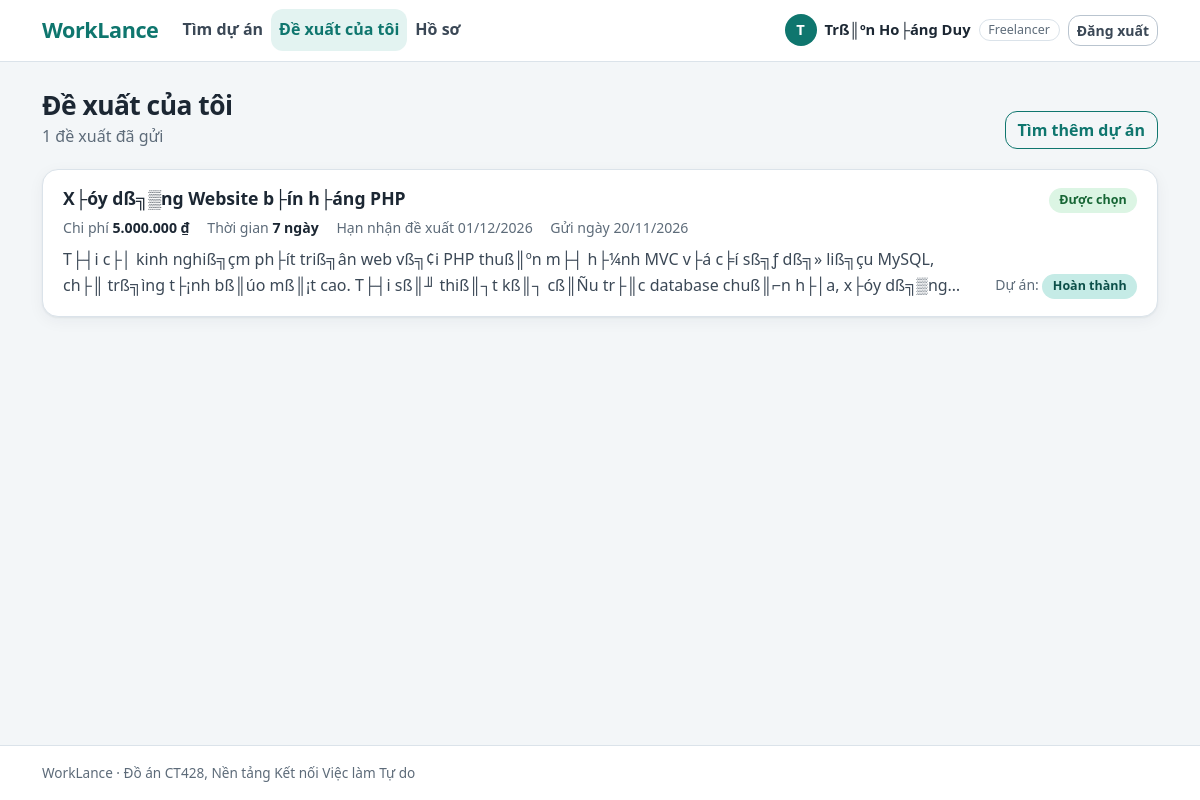
The app's page /public/proposal/mine (signed in) with its own data.
### tables this page shows
CREATE TABLE `dexuat` (
  `ID` int(10) unsigned NOT NULL AUTO_INCREMENT,
  `ID_DuAn` int(10) unsigned NOT NULL,
  `ID_Freelancer` int(10) unsigned NOT NULL,
  `ChiPhiDeXuat` decimal(15,0) NOT NULL,
  `ThoiGianThucHien` smallint(5) unsigned NOT NULL,
  `NoiDung` text NOT NULL,
  `TrangThai` enum('cho_duyet','duoc_chon','tu_choi') NOT NULL DEFAULT 'cho_duyet',
  `NgayTao` timestamp NOT NULL DEFAULT current_timestamp(),
  PRIMARY KEY (`ID`),
  UNIQUE KEY `uq_moi_freelancer_mot_de_xuat` (`ID_DuAn`,`ID_Freelancer`),
  KEY `fk_dexuat_freelancer` (`ID_Freelancer`),
  CONSTRAINT `fk_dexuat_duan` FOREIGN KEY (`ID_DuAn`) REFERENCES `duan` (`ID`) ON DELETE CASCADE,
  CONSTRAINT `fk_dexuat_freelancer` FOREIGN KEY (`ID_Freelancer`) REFERENCES `nguoidung` (`ID`) ON DELETE CASCADE
);

CREATE TABLE `duan` (
  `ID` int(10) unsigned NOT NULL AUTO_INCREMENT,
  `TieuDe` varchar(150) NOT NULL,
  `MoTa` text NOT NULL,
  `NganSach` decimal(15,0) NOT NULL,
  `HanNhanDeXuat` date NOT NULL,
  `ID_KhachHang` int(10) unsigned NOT NULL,
  `TrangThai` enum('mo','dang_thuc_hien','hoan_thanh','da_huy') NOT NULL DEFAULT 'mo',
  `KyNang` varchar(500) DEFAULT NULL,
  `NgayTao` timestamp NOT NULL DEFAULT current_timestamp(),
  PRIMARY KEY (`ID`),
  KEY `fk_duan_khachhang` (`ID_KhachHang`),
  KEY `idx_duan_trangthai` (`TrangThai`),
  KEY `idx_duan_ngansach` (`NganSach`),
  FULLTEXT KEY `ft_duan_tim` (`TieuDe`,`MoTa`),
  CONSTRAINT `fk_duan_khachhang` FOREIGN KEY (`ID_KhachHang`) REFERENCES `nguoidung` (`ID`) ON DELETE CASCADE
);

### app/controllers/ProposalController.php (called while the page is built, shortened)
<?php
class ProposalController extends Controller {
    public function __construct() {
        require_once BASE_PATH . '/app/models/Proposal.php';
    }
    public function mine(): void {
        $user = current_user();
        $page = max(1, (int) ($_GET['page'] ?? 1));
        $result = Proposal::getByFreelancer((int) $user['id'], $page, 10);
        $this->view('proposals/mine', [
            'title'      => 'Đề xuất của tôi',
            'proposals'  => $result['items'],
            'page'       => $result['page'],
            'totalPages' => $result['totalPages'],
            'total'      => $result['total']
        ]);
    }
}

### app/models/Proposal.php (called while the page is built, shortened)
<?php
class Proposal {
    public static function getByFreelancer(int $freelancerId, int $page = 1, int $perPage = 10): array {
        $db = Database::get();
        $offset = ($page - 1) * $perPage;
        $countStmt = $db->prepare("SELECT COUNT(*) FROM DeXuat WHERE ID_Freelancer = :fid");
        $countStmt->execute([':fid' => $freelancerId]);
        $total = (int) $countStmt->fetchColumn();
        $sql = "SELECT dx.*, da.TieuDe, da.HanNhanDeXuat, da.TrangThai AS TrangThaiDuAn
                FROM DeXuat dx
                JOIN DuAn da ON dx.ID_DuAn = da.ID
                WHERE dx.ID_Freelancer = :fid
                ORDER BY dx.NgayTao DESC
                LIMIT :limit OFFSET :offset";
        $stmt = $db->prepare($sql);
        $stmt->bindValue(':fid', $freelancerId, PDO::PARAM_INT);
        $stmt->bindValue(':limit', $perPage, PDO::PARAM_INT);
        $stmt->bindValue(':offset', $offset, PDO::PARAM_INT);
        $stmt->execute();
        return [
            'items'      => $stmt->fetchAll(),
            'total'      => $total,
            'page'       => $page,
            'totalPages' => max(1, (int) ceil($total / $perPage))
        ];
    }
}

### app/core/helpers.php (called while the page is built, shortened)
<?php
 function e($string){
    return htmlspecialchars((string)$string, ENT_QUOTES, "UTF-8");
 }
 function url($path = ''){
    return rtrim(BASE_URL, '/') . '/' . ltrim($path, '/');
 }

### app/views/proposals/mine.php (the view, shortened to what this page needs)
<?php
require APP_ROOT . '/app/views/partials/header.php';
?>
<div class="wl-page-head">
  <div>
    <h1>Đề xuất của tôi</h1>
    <p><?= (int) $total ?> đề xuất đã gửi</p>
  </div>
  <a class="btn btn-outline-primary" href="<?= e(url('project/index')) ?>">Tìm thêm dự án</a>
</div>
<?php if (empty($proposals)): ?>
  <?php
  $emptyTitle = 'Bạn chưa gửi đề xuất nào';
  $emptyText = 'Tìm một dự án phù hợp và gửi đề xuất đầu tiên.';
  $emptyActionUrl = url('project/index');
  $emptyActionLabel = 'Tìm dự án';
  require APP_ROOT . '/app/views/partials/empty_state.php';
  ?>
<?php else: ?>
  <ul class="wl-list">
    <?php foreach ($proposals as $d): ?>
      <li class="wl-item" id="dx-<?= (int) $d['ID'] ?>">
        <div class="wl-item__main">
          <h2 class="wl-item__title"><a href="<?= e(url('project/show') . '?id=' . (int) $d['ID_DuAn']) ?>"><?= e($d['TieuDe']) ?></a></h2>
          <p class="wl-item__meta">
            <span>Chi phí <strong><?= e(wl_money($d['ChiPhiDeXuat'])) ?></strong></span>
            <span>Thời gian <strong><?= (int) $d['ThoiGianThucHien'] ?> ngày</strong></span>
            <span>Hạn nhận đề xuất <?= e(wl_date($d['HanNhanDeXuat'])) ?></span>
            <span>Gửi ngày <?= e(wl_date($d['NgayTao'])) ?></span>
          </p>
          <p class="wl-item__desc"><?= e($d['NoiDung']) ?></p>
        </div>
        <div class="wl-item__side">
          <?= wl_badge('proposal', $d['TrangThai']) ?>
          <span class="wl-muted small">Dự án: <?= wl_badge('project', $d['TrangThaiDuAn']) ?></span>
        </div>
      </li>
    <?php endforeach; ?>
  </ul>
<?php endif; ?>
<?php require APP_ROOT . '/app/views/partials/footer.php'; ?>

### app/views/partials/format.php (shortened to what this page needs)
<?php
if (!function_exists('wl_money')) {
    function wl_money($amount): string
    {
        return number_format((float) $amount, 0, ',', '.') . ' ₫';
    }
}
if (!function_exists('wl_date')) {
    function wl_date(?string $date): string
    {
        $time = $date ? strtotime($date) : false;
        return $time ? date('d/m/Y', $time) : '';
    }
}
if (!function_exists('wl_status_map')) {
    function wl_status_map(string $type): array
    {
        if ($type === 'proposal') {
            return [
                'cho_duyet' => 'Chờ duyệt',
                'duoc_chon' => 'Được chọn',
                'tu_choi'   => 'Bị từ chối',
            ];
        }
        return [
            'mo'             => 'Đang nhận đề xuất',
            'dang_thuc_hien' => 'Đang thực hiện',
            'hoan_thanh'     => 'Hoàn thành',
            'da_huy'         => 'Đã hủy',
        ];
    }
}
if (!function_exists('wl_badge')) {
    function wl_badge(string $type, ?string $code): string
    {
        $labels = wl_status_map($type);
        $code = (string) $code;
        $label = $labels[$code] ?? $code;
        return '<span class="wl-badge wl-badge--' . htmlspecialchars($code, ENT_QUOTES, 'UTF-8') . '">'
            . htmlspecialchars($label, ENT_QUOTES, 'UTF-8') . '</span>';
    }
}

### public/assets/css/style.css (style rules this page uses)
:root { --wl-primary: #0f766e; --wl-primary-dark: #0b5f59; --wl-primary-soft: #e3f3f1; --wl-bg: #f3f6f8; --wl-surface: #ffffff; --wl-text: #1c2733; --wl-muted: #5d6b79; --wl-line: #dbe3ea; --wl-radius: 12px; --wl-radius-lg: 16px; --wl-shadow: 0 1px 2px rgba(16, 35, 52, 0.06), 0 4px 16px rgba(16, 35, 52, 0.05); --st-mo-bg: #dcf5e4; --st-mo-fg: #166534; --st-dang_thuc_hien-bg: #dbeafe; --st-dang_thuc_hien-fg: #1e40af; --st-hoan_thanh-bg: #c5ebe6; --st-hoan_thanh-fg: #0b4f49; --st-da_huy-bg: #e7eaee; --st-da_huy-fg: #4b5563; --st-cho_duyet-bg: #fef3c7; --st-cho_duyet-fg: #92400e; --st-duoc_chon-bg: #dcf5e4; --st-duoc_chon-fg: #166534; --st-tu_choi-bg: #e7eaee; --st-tu_choi-fg: #4b5563; --bs-primary: #0f766e; --bs-primary-rgb: 15, 118, 110; --bs-link-color: #0f766e; --bs-link-color-rgb: 15, 118, 110; --bs-link-hover-color: #0b5f59; --bs-body-color: var(--wl-text); --bs-body-bg: var(--wl-bg); --bs-border-radius: var(--wl-radius); --bs-body-font-family: "Segoe UI", system-ui, -apple-system, Roboto, "Helvetica Neue", Arial, sans-serif; }
body { background: var(--wl-bg); color: var(--wl-text); line-height: 1.6; min-height: 100vh; display: flex; flex-direction: column; }
h1, h2, h3, h4, h5, h6 { text-wrap: balance; color: var(--wl-text); }
.wl-muted { color: var(--wl-muted); }
.btn { border-radius: var(--wl-radius); font-weight: 600; }
.btn-outline-primary { --bs-btn-color: var(--wl-primary); --bs-btn-border-color: var(--wl-primary); --bs-btn-hover-bg: var(--wl-primary); --bs-btn-hover-border-color: var(--wl-primary); --bs-btn-active-bg: var(--wl-primary-dark); --bs-btn-active-border-color: var(--wl-primary-dark); }
.wl-page-head { display: flex; flex-wrap: wrap; align-items: flex-end; justify-content: space-between; gap: 0.75rem 1rem; margin-bottom: 1.25rem; }
.wl-page-head h1 { font-size: 1.65rem; font-weight: 800; letter-spacing: -0.02em; margin: 0; }
.wl-page-head p { margin: 0.15rem 0 0; color: var(--wl-muted); }
.wl-badge { display: inline-block; font-size: 0.78rem; font-weight: 700; border-radius: 999px; padding: 0.15rem 0.65rem; white-space: nowrap; background: #e7eaee; color: #4b5563; }
.wl-badge--hoan_thanh { background: var(--st-hoan_thanh-bg); color: var(--st-hoan_thanh-fg); }
.wl-badge--duoc_chon { background: var(--st-duoc_chon-bg); color: var(--st-duoc_chon-fg); }
.wl-list { display: flex; flex-direction: column; gap: 0.9rem; padding: 0; margin: 0; list-style: none; }
.wl-item { background: var(--wl-surface); border: 1px solid var(--wl-line); border-radius: var(--wl-radius-lg); box-shadow: var(--wl-shadow); padding: 1.1rem 1.25rem; display: grid; grid-template-columns: minmax(0, 1fr) auto; gap: 0.6rem 1.25rem; }
.wl-item__title { font-size: 1.1rem; font-weight: 700; margin: 0; }
.wl-item__title a { color: var(--wl-text); text-decoration: none; }
.wl-item__meta { display: flex; flex-wrap: wrap; gap: 0.25rem 1.1rem; font-size: 0.88rem; color: var(--wl-muted); margin: 0; }
.wl-item__meta strong { color: var(--wl-text); }
.wl-item__side { display: flex; flex-direction: column; align-items: flex-end; justify-content: space-between; gap: 0.5rem; }
.wl-item__main { min-width: 0; display: flex; flex-direction: column; gap: 0.5rem; }
.wl-item__desc { margin: 0; color: #3b4856; display: -webkit-box; -webkit-line-clamp: 2; -webkit-box-orient: vertical; overflow: hidden; }

### records on screen
dexuat: ID_DuAn.TieuDe "X├óy dß╗▒ng Website b├ín h├áng PHP", ChiPhiDeXuat "5.000.000 ₫", ThoiGianThucHien "7", ID_DuAn.HanNhanDeXuat "01/12/2026", NgayTao "20/11/2026", NoiDung "T├┤i c├│ kinh nghiß╗çm ph├ít triß╗ân web vß╗¢i PHP thuß║ºn m├┤ h├¼nh MVC v├á c╞í sß╗ƒ dß╗» liß╗çu MySQL, ch├║ trß╗ìng t├¡nh bß║úo mß║¡t cao. T├┤i sß║╜ thiß║┐t kß║┐ cß║Ñu tr├║c database chuß║⌐n h├│a, x├óy…", TrangThai "Được chọn Hoàn thành"

### other values on screen
$label "Tìm dự án"
$label "Đề xuất của tôi"
$label "Hồ sơ"
$wlUser['name'] "Trß║ºn Ho├áng Duy"
$total "1"
